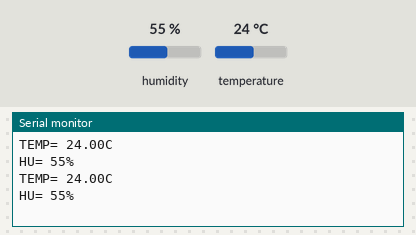
Recording of a sketch running on a simulated Arduino Uno, built with avr-gcc and run on an emulated ATmega328P. Parts: the last lines printed to the serial monitor. Inputs (shaded band) come from the test bench; at power-on: humidity 55 %, temperature 24 °C.

Above: at 2.8 s.
2.9 s: humidity set to 22 %
At 5.2 s:
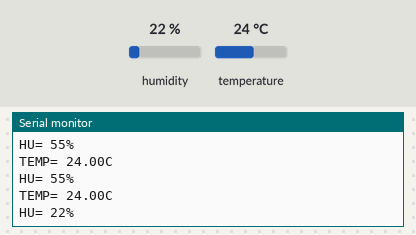
5.6 s: temperature set to 12 °C
At 7.2 s:
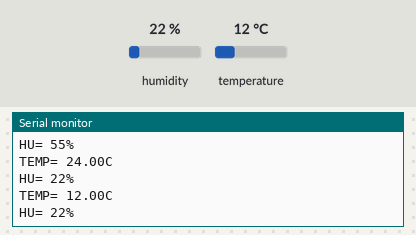
8.3 s: humidity set to 40 %
At 10.7 s:
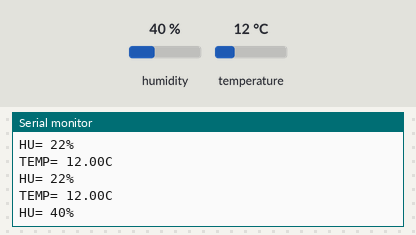
Timing chart, 0 to 12.2 s (numbered marks = the images above; inputs shaded):
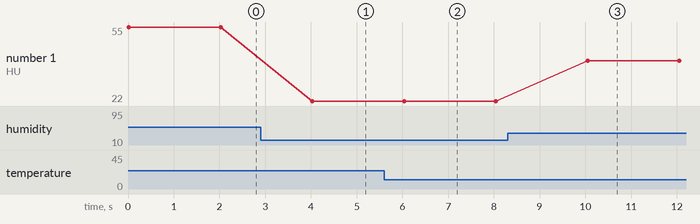

The sketch:

sensors.ino
```cpp
#include "DHT.h"
#include <EEPROM.h>
#include "GravityTDS.h"

// LCD
//#include <LiquidCrystal.h>
//LiquidCrystal lcd(8, 7, 6, 5, 4, 3);//lcd(RS,En,D4,D5,D6,D7)

#define DHTTYPE    DHT22
#define HT_SENSOR  2
#define TDS_SENSOR A1

DHT dht(HT_SENSOR, DHTTYPE);
GravityTDS gravityTds;
float temperature = 0;
int humidity = 0;

void setup() {
  Serial.begin(9600);

  // LCD
//  lcd.begin(16, 2);
//  lcd.clear();

  dht.begin();

//  gravityTds.setPin(TDS_SENSOR);
//  gravityTds.setAdcRange(1024);  //1024 for 10bit ADC;4096 for 12bit ADC
//  gravityTds.begin();  //initialization

  // LCD
//  lcd.setCursor(0, 0);
//  lcd.print("TEMP=   ");
//  lcd.setCursor(0, 10);
//  lcd.print("HU=  ");
//  lcd.setCursor(1, 0);
//  lcd.print("TDS=   ");
}

void loop() {
  temperature = dht.readTemperature();
  humidity = dht.readHumidity();

  ht_readings(temperature, humidity);
//  tds_readings(temperature);
}

void ht_readings(float temperature, int humidity) {

  // Check if any reads failed and exit early (to try again).
  if (isnan(humidity) || isnan(temperature)) {
    Serial.println(F("Failed to read from DHT sensor!"));
    return;
  }

  //LCD
//  lcd.setCursor(0, 5);
//  lcd.print(temperature);
//  lcd.print("C");
//  lcd.setCursor(0, 12);
//  lcd.print(humidity);
//  lcd.print("%");

  Serial.print("TEMP= ");
  Serial.print(temperature);
  Serial.println("C");
  Serial.print("HU= ");
  Serial.print(humidity);
  Serial.print("%");
  Serial.println();
  delay(2000);
}

void tds_readings(float temperature) {
  float tds = 0;
  gravityTds.setTemperature(temperature);
  gravityTds.update();
  tds = gravityTds.getTdsValue();

  // LCD
//  lcd.setCursor(1, 4);
//  lcd.print(tds);
//  lcd.print("ppm");

//  Serial.print(tds,0);
  Serial.print("TDS= ");
  Serial.print(tds);
  Serial.println("ppm");
  delay(500);
}
```

Measured:
- after the input at 2.9 s, the serial monitor: prints a new line after 1.1 s (image 1)
- after the input at 5.6 s, the serial monitor: prints a new line after 0.42 s (image 2)
- after the input at 8.3 s, the serial monitor: prints a new line after 1.8 s (image 3)
- plotted number 1: 55 → 22 after the input at 2.9 s, 22 → 40 after the input at 8.3 s
